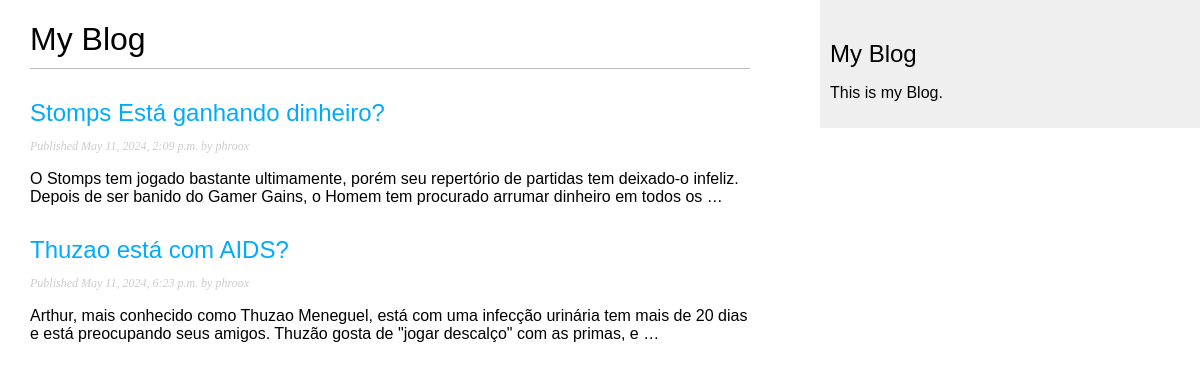
Screenshot of /blog/ with the database file from the repository.
### blog/models.py (models this page shows)
class Post(models.Model):
    class Status(models.TextChoices): #classe de enumeração Status subclassificando models.TextChoices
        DRAFT = 'DF', 'Draft'
        PUBLISHED = 'PB', 'Published'
    title = models.CharField(max_length=250)
    slug = models.SlugField(max_length=250)
    author = models.ForeignKey( #define um relacionamento muitos para um com o modelo de usuário padrão, o que significa que cada postagem é escrita por um usuário e um usuário pode escrever qualquer número de postagens
        settings.AUTH_USER_MODEL,
        on_delete=models.CASCADE, # especifica o comportamento a adotar quando o objeto referenciado for excluído. Isso não é específico do Django; é um padrão SQL. Usando CASCADE, você especifica que quando o usuário referenciado for excluído, o banco de dados também excluirá todas as postagens de blog relacionadas.
        related_name='blog_posts' # para especificar o nome do relacionamento reverso, de Usuário para Postagem. Isso nos permitirá acessar objetos relacionados facilmente a partir de um objeto de usuário usando a notação user.blog_posts.
    )
    body = models.TextField()
    publish = models.DateTimeField(default=timezone.now) #publish = models.DateTimeField(db_default=Now()) #Django 5
    created = models.DateTimeField(auto_now_add=True)
    updated = models.DateTimeField(auto_now=True)
    status = models.CharField(
        max_length=2,
        choices=Status,
        default = Status.DRAFT  #Usamos DRAFT como opção padrão para este campo.
    )
    objects = models.Manager() #The default manager
    published = PublishedManager() # Our custom manager.

### blog/views.py (the view)
# urls.py: path('', views.post_list, name='post_list'),
def post_list(request):
    posts = Post.published.all()
    return render (
        request, # Parametro exigido para todas as views
        'blog/post/list.html',
        {'posts': posts}
    )

### blog/models.py (called while the page is built)
    def get_queryset(self):
        return (
            super().get_queryset().filter(status=Post.Status.PUBLISHED)
        )

### blog/templates/blog/post/list.html (shortened to what this page needs)
{% extends "blog/base.html" %}
{% block content %}
  <h1>My Blog</h1>
  {% for post in posts %}
    <h2>
      <a href="{% url 'blog:post_detail' post.id %}">
        {{ post.title }}
      </a>
    </h2>
    <p class="date">
      Published {{ post.publish }} by {{ post.author }}
    </p>
    {{ post.body|truncatewords:30|linebreaks }}
  {% endfor %}
{% endblock %}

### blog/templates/blog/base.html (shortened to what this page needs)
{% load static %}
<!DOCTYPE html>
<html>
<head>
    <link href="{% static "css/blog.css" %}" rel="stylesheet">
</head>
<body>
    <div id="content">
        {% block content %}
        {% endblock %}
    </div>
    <div id="sidebar">
        <h2>My Blog</h2>
        <p>This is my Blog.</p>
    </div>
</body>
</html>

### blog/static/css/blog.css (style rules this page uses)
body { margin:0; padding:0; font-family:helvetica, sans-serif; }
a { color:#00abff; text-decoration:none; }
h1 { font-weight:normal; border-bottom:1px solid #bbb; padding:0 0 10px 0; }
h2 { font-weight:normal; margin:30px 0 0; }
#content { float:left; width:60%; padding:0 0 0 30px; }
#sidebar { float:right; width:30%; padding:10px; background:#efefef; height:100%; }
p.date { color:#ccc; font-family: georgia, serif; font-size: 12px; font-style: italic; }

### rows the page displays
Post: title "Stomps Está ganhando dinheiro?", publish "May 11, 2024, 2:09 p.m.", author "phroox", body "O Stomps tem jogado bastante ultimamente, porém seu repertório de partidas tem deixado-o infeliz. Depois de ser banido do Gamer Gains, o Homem tem procurado arrumar dinheiro em todos os …"
Post: title "Thuzao está com AIDS?", publish "May 11, 2024, 6:23 p.m.", author "phroox", body "Arthur, mais conhecido como Thuzao Meneguel, está com uma infecção urinária tem mais de 20 dias e está preocupando seus amigos. Thuzão gosta de \"jogar descalço\" com as primas, e …"
